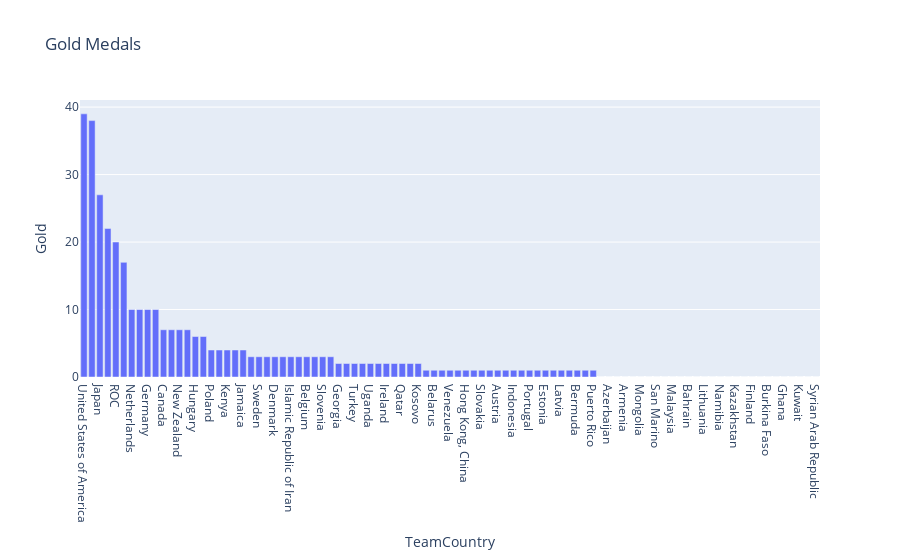

The code cell stored with this chart in its notebook:
### Markdown cell above
### Top Gold Medals by each country

### Code cell
px.bar(MedalsDf, x="TeamCountry", y="Gold",title="Gold Medals")

### Figure 1 — Plotly figure (JSON) as saved in the notebook; plotly's stock layout.template omitted (floating-point values rounded to 4 significant figures)
{"data": [{"alignmentgroup": "True", "hovertemplate": "TeamCountry=%{x}<br>Gold=%{y}<extra></extra>", "legendgroup": "", "marker": {"color": "#636efa", "pattern": {"shape": ""}}, "name": "", "offsetgroup": "", "orientation": "v", "showlegend": false, "textposition": "auto", "type": "bar", "x": ["United States of America", "People's Republic of China", "Japan", "Great Britain", "ROC", "Australia", "Netherlands", "France", "Germany", "Italy", "Canada", "Brazil", "New Zealand", "Cuba", "Hungary", "Republic of Korea", "Poland", "Czech Republic", "Kenya", "Norway", "Jamaica", "Spain", "Sweden", "Switzerland", "Denmark", "Croatia", "Islamic Republic of Iran", "Serbia", "Belgium", "Bulgaria", "Slovenia", "Uzbekistan", "Georgia", "Chinese Taipei", "Turkey", "Greece", "Uganda", "Ecuador", "Ireland", "Israel", "Qatar", "Bahamas", "Kosovo", "Ukraine", "Belarus", "Romania", "Venezuela", "India", "Hong Kong, China", "Philippines", "Slovakia", "South Africa", "Austria", "Egypt", "Indonesia", "Ethiopia", "Portugal", "Tunisia", "Estonia", "Fiji", "Latvia", "Thailand", "Bermuda", "Morocco", "Puerto Rico", "Colombia", "Azerbaijan", "Dominican Republic", "Armenia", "Kyrgyzstan", "Mongolia", "Argentina", "San Marino", "Jordan", "Malaysia", "Nigeria", "Bahrain", "Saudi Arabia", "Lithuania", "North Macedonia", "Namibia", "Turkmenistan", "Kazakhstan", "Mexico", "Finland", "Botswana", "Burkina Faso", "Côte d'Ivoire", "Ghana", "Grenada", "Kuwait", "Republic of Moldova", "Syrian Arab Republic"], "xaxis": "x", "y": [39, 38, 27, 22, 20, 17, 10, 10, 10, 10, 7, 7, 7, 7, 6, 6, 4, 4, 4, 4, 4, 3, 3, 3, 3, 3, 3, 3, 3, 3, 3, 3, 2, 2, 2, 2, 2, 2, 2, 2, 2, 2, 2, 1, 1, 1, 1, 1, 1, 1, 1, 1, 1, 1, 1, 1, 1, 1, 1, 1, 1, 1, 1, 1, 1, 0, 0, 0, 0, 0, 0, 0, 0, 0, 0, 0, 0, 0, 0, 0, 0, 0, 0, 0, 0, 0, 0, 0, 0, 0, 0, 0, 0], "yaxis": "y"}], "layout": {"barmode": "relative", "legend": {"tracegroupgap": 0}, "title": {"text": "Gold Medals"}, "xaxis": {"anchor": "y", "domain": [0, 1], "title": {"text": "TeamCountry"}}, "yaxis": {"anchor": "x", "domain": [0, 1], "title": {"text": "Gold"}}}}
